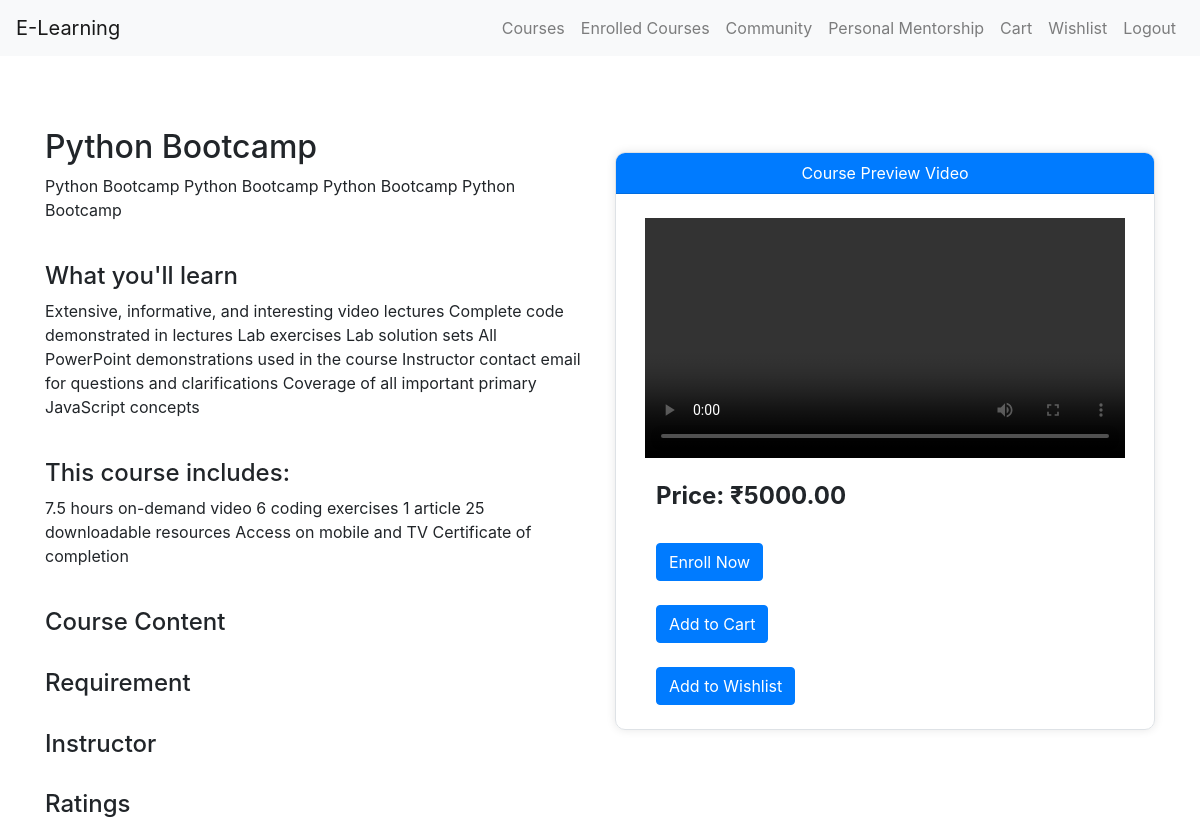
The app's page /course/1/ with its own data.
### app/models.py (models this page shows, shortened)
class Course(models.Model):
    TECH_COURSE = 'Tech Courses'
    CBSE_COURSE = 'CBSE Courses'
    CATEGORY_CHOICES = [
        (TECH_COURSE, 'Tech Courses'),
        (CBSE_COURSE, 'CBSE Courses'),
    ]
    title = models.CharField(max_length=100)
    description = models.TextField()
    what_you_will_learn = models.TextField(null=True, blank=True, verbose_name="What You Will Learn")
    this_course_includes = models.TextField(null=True, blank=True, verbose_name="This Course Includes")
    price = models.DecimalField(max_digits=8, decimal_places=2)
    category = models.CharField(max_length=100, choices=CATEGORY_CHOICES, default=TECH_COURSE)
    image = models.ImageField(upload_to='staticfiles/course_images/', null=True, blank=True)
    demo_video = models.FileField(upload_to='staticfiles/demo_videos/', null=True, blank=True)

### app/views.py (the view)
# urls.py: path('course/<int:course_id>/', view_course_details, name='view_course_details'),
def view_course_details(request, course_id):
    course = Course.objects.get(id=course_id)
    return render(request, 'view_course_details.html', {'course': course})

### app/templates/view_course_details.html (shortened to what this page needs)
<!DOCTYPE html>
<html lang="en">
<head>
    <link rel="stylesheet" href="https://stackpath.bootstrapcdn.com/bootstrap/4.5.2/css/bootstrap.min.css">
</head>
<body>
<nav class="navbar navbar-expand-lg navbar-light bg-light">
    <a class="navbar-brand" href="#">E-Learning</a>
    <div class="collapse navbar-collapse" id="navbarNav">
        <ul class="navbar-nav ml-auto">
            <li class="nav-item">
                <a class="nav-link" href="{% url 'course_catalog' %}">Courses</a>
            </li>
            <li class="nav-item">
                <a class="nav-link" href="{% url 'enrolled_course' %}">Enrolled Courses</a>
            </li>
            <li class="nav-item">
                <a class="nav-link" href="{% url 'community_platform' %}">Community</a>
            </li>
            <li class="nav-item">
                <a class="nav-link" href="{% url 'mentorship_page' %}">Personal Mentorship</a>
            </li>
            <li class="nav-item">
                <a class="nav-link" href="{% url 'view_cart' %}">Cart</a>
            </li>
            <li class="nav-item">
                <a class="nav-link" href="{% url 'wishlist' %}">Wishlist</a>
            </li>
            <li class="nav-item">
                <a class="nav-link" href="{% url 'logout' %}">Logout</a>
            </li>
        </ul>
    </div>
</nav>
<br>
<div class="container mt-5">
    <div class="row">
        <div class="col-md-6">
            <h2>{{ course.title }}</h2>
            <p>{{ course.description }}</p>
            <br>
            <h4>What you'll learn</h4>
            <p>{{ course.what_you_will_learn }}</p>
            <br>
            <h4>This course includes:</h4>
            <p>{{ course.this_course_includes }}</p>
            <br>
            <h4>Course Content</h4>
            <br>
            <h4>Requirement</h4>
            <br>
            <h4>Instructor</h4>
            <br>
            <h4>Ratings</h4>
        </div>
        <div class="col-md-6">
            {% if course.demo_video %}
            <div class="video-card mt-4">
                <div class="card-header">
                    Course Preview Video
                </div>
                <br>
                <video controls>
                    <source src="{{ course.demo_video.url }}" type="{{ course.demo_video.content_type }}">
                </video>
                <br>
                <div class="card-details">
                <h4><strong>Price: ₹{{ course.price }}</strong></h4>
                <form method="post" action="{% url 'course_payment' course.id %}">
                <button type="submit" class="btn btn-primary mt-4">Enroll Now</button>
                </form>
                <form method="post" action="{% url 'add_to_cart' course.id %}">
                    <button type="submit" class="btn btn-primary mt-4">Add to Cart</button>
                </form>
                <form method="post" action="{% url 'add_to_wishlist' course.id %}">
                    <button type="submit" class="btn btn-primary mt-4">Add to Wishlist</button>
                </form>
                </div>
                <br>
            </div>
            {% endif %}
        </div>
    </div>
</div>
</body>
</html>

### app/templates/view_course_details.html (style rules this page uses)
.video-card { border: 1px solid #dee2e6; border-radius: 10px; overflow: hidden; box-shadow: 0px 0px 10px rgba(0, 0, 0, 0.1); }
.card-details { margin-left: 40px; }
.video-card .card-header { background-color: #007bff; color: #fff; padding: 8px; text-align: center; }
.video-card video { width: 100%; max-width: 480px; display: block; margin: 0 auto; }

### records on screen
Course: title "Python Bootcamp", description "Python Bootcamp Python Bootcamp Python Bootcamp Python Bootcamp", what_you_will_learn "Extensive, informative, and interesting video lectures Complete code demonstrated in lectures Lab exercises Lab solution sets All PowerPoint demonstrations used in the course Instructor contact email for questions and clarifications Coverage of all important primary JavaScript concepts", this_course_includes "7.5 hours on-demand video 6 coding exercises 1 article 25 downloadable resources Access on mobile and TV Certificate of completion", price "5000.00"
